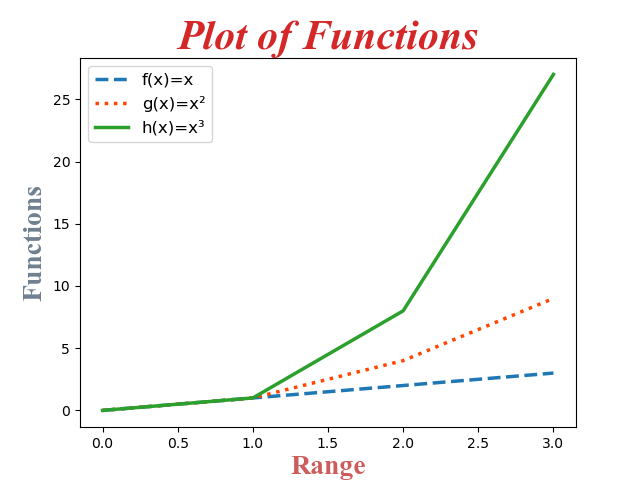

Recreate this plot in Python.
# This program displays a plot of the functions: f(x)=x, g(x)=x² and h(x)=x³,
# in range [0, 4], on one set of axes.
# Author: Sarah McNelis

import numpy as np #for arrays
import matplotlib.pyplot as plt #for plotting

xpoints = np.array(range(0,5)) #range will show on x-axis 0-4
ypoints1 = xpoints #f(x)=x
ypoints2 = xpoints * xpoints #g(x)=x²   
ypoints3 = ypoints2 * xpoints #h(x)=x³

font1 = {'family':'times new roman','color':'tab:red','size':30, 'weight':'bold', 'style':'oblique'}
font2 = {'family': 'times new roman', 'color':'indianred', 'size':20, 'weight':'semibold'}
font3 = {'family': 'times new roman', 'color':'slategrey', 'size':20, 'weight':'semibold'}
# creating fonts here for title and axis labels
# playing with font styles, color, sixe and weight

plt.plot(xpoints, ypoints1, color='tab:blue',  linestyle='dashed', linewidth='2.5', label = 'f(x)=x')
plt.plot(xpoints, ypoints2, color='orangered', linestyle='dotted', linewidth='2.5', label = 'g(x)=x²') 
plt.plot(xpoints, ypoints3, color='tab:green', linestyle='solid', linewidth='2.5', label = 'h(x)=x³') 
# can also use ls for linestyle eg ls='--' for dashed line':' for dotted line 
# can also use c for color eg c='g' 
# can also use lw for linewidth
plt.xlabel('Range', fontdict=font2) #use fontdict to call fonts above
plt.ylabel('Functions', fontdict=font3)
plt.title('Plot of Functions', fontdict=font1, loc='center') #loc points to where title will appear on plot
plt.legend(loc='best', fontsize='large') 
plt.show()
#plt.savefig('plottask.png')
# have commented this out. can only either show or save. can't do both at same time.